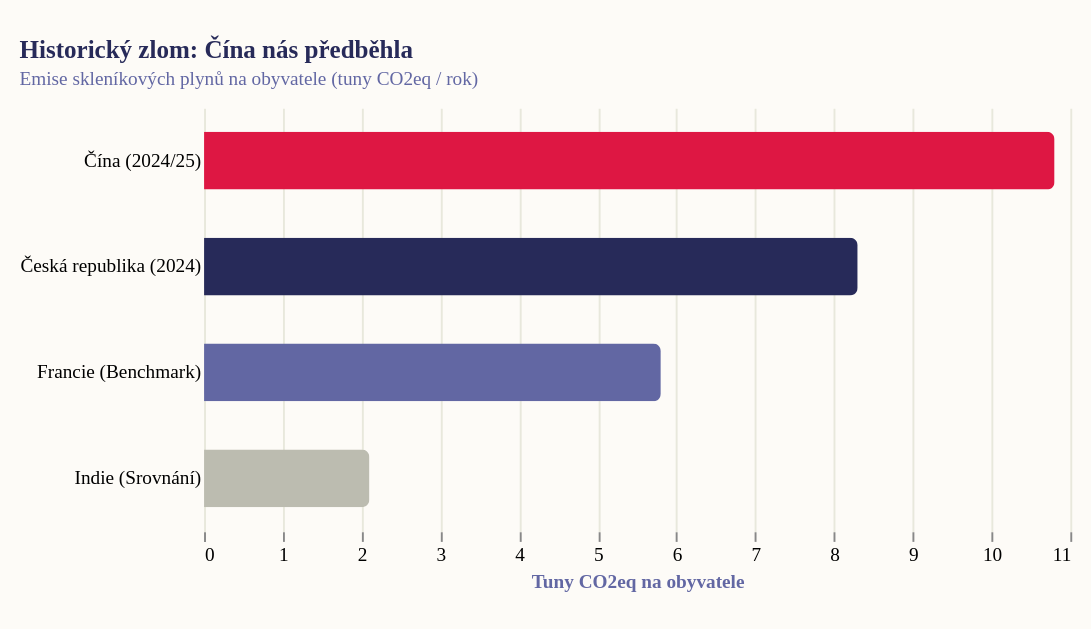

Express this chart as Vega-Lite.
### Vega-Lite specification from a JSON file in a GitHub repository (floating-point values rounded to 4 significant figures)
{"_source": "Zdroj: EDGAR (Emissions Database for Global Atmospheric Research) 2025, Eurostat", "$schema": "https://vega.github.io/schema/vega-lite/v5.json", "description": "Historický zlom: Emise na obyvatele (t CO2eq / os)", "width": 450, "height": 220, "padding": {"top": 20, "left": 10, "right": 10, "bottom": 20}, "autosize": {"type": "pad", "resize": true}, "background": "#fdfbf7", "title": {"text": "Historický zlom: Čína nás předběhla", "subtitle": "Emise skleníkových plynů na obyvatele (tuny CO2eq / rok)", "font": "Roboto Slab", "fontSize": 13, "fontWeight": "bold", "anchor": "start", "color": "#272a59", "subtitleFont": "Work Sans", "subtitleFontSize": 10, "subtitleColor": "#6267a3", "offset": 10}, "data": {"values": [{"cat": "Čína (2024/25)", "val": 10.8, "color": "#de1743"}, {"cat": "Česká republika (2024)", "val": 8.3, "color": "#272a59"}, {"cat": "Francie (Benchmark)", "val": 5.8, "color": "#6267a3"}, {"cat": "Indie (Srovnání)", "val": 2.1, "color": "#bcbcb0"}]}, "mark": {"type": "bar", "tooltip": true, "cornerRadiusEnd": 4, "size": 30}, "encoding": {"y": {"field": "cat", "type": "nominal", "title": null, "sort": "-x", "axis": {"labelFont": "Roboto Slab", "labelFontSize": 10, "ticks": false, "domain": false}}, "x": {"field": "val", "type": "quantitative", "title": "Tuny CO2eq na obyvatele", "axis": {"titleFont": "Work Sans", "titleFontSize": 10, "labelFont": "Work Sans", "labelFontSize": 10, "gridColor": "#e8e8dc", "domain": false}}, "color": {"field": "color", "type": "nominal", "scale": null}}, "config": {"view": {"stroke": "transparent"}, "title": {"font": "Roboto Slab", "fontWeight": "bold", "fontSize": 13, "anchor": "start", "color": "#272a59", "subtitleFont": "Work Sans", "subtitleFontSize": 10, "subtitleColor": "#6267a3"}, "axis": {"labelFont": "Work Sans", "labelFontSize": 10, "titleFont": "Work Sans", "titleFontSize": 10, "titleColor": "#6267a3"}, "legend": {"labelFont": "Roboto Slab", "labelFontSize": 10, "titleFont": "Roboto Slab", "titleFontSize": 10}}}
